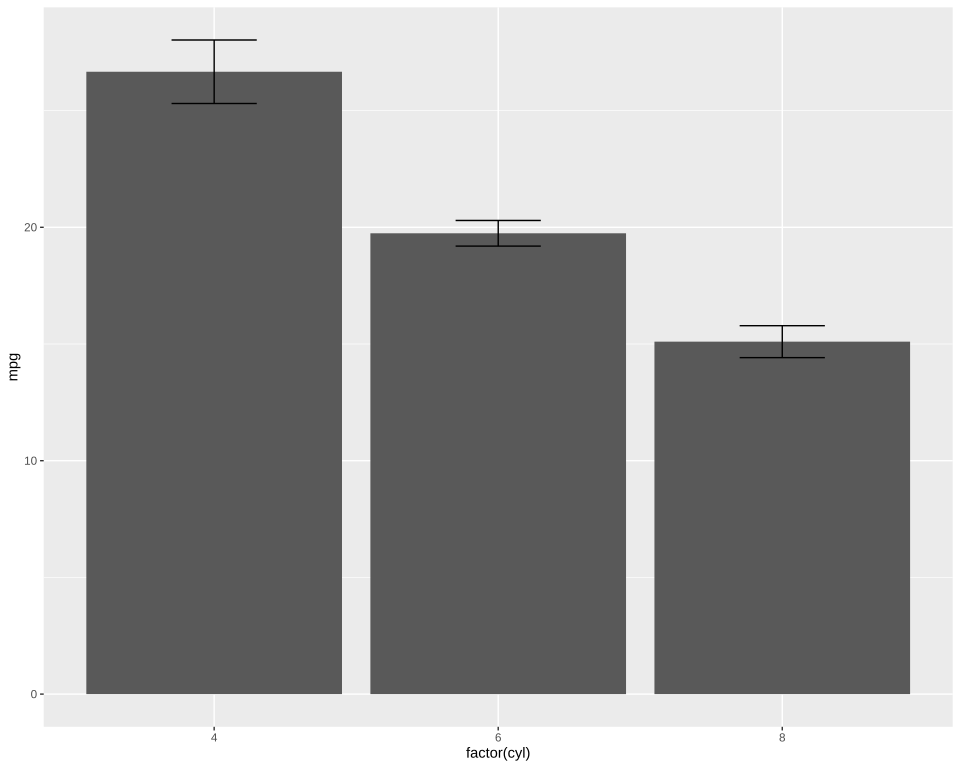

R code for this plot:
# The plot test/golden/summary_bar.svg draws, drawn by ggplot2 itself, as ggplot2's own visual tests
# draw their snapshots: the independent check on that golden whenever it changes. The suite never
# runs this; it needs R, ggplot2 and vdiffr, saved as the Docker image giggly-r:ggplot2-4.0.3. From
# the repository's root:
#
#   docker run --rm -v "$PWD/test/golden":/golden:ro giggly-r:ggplot2-4.0.3 \
#     Rscript /golden/summary_bar.R > summary_bar.ggplot2.svg
#
# and compare the two drawings element by element, as test/golden/point.R does.
#
# Bars of each cylinder count's mean mpg, as the reference page draws diamonds' mean prices, with
# error bars of its standard error over them.
# First checked with ggplot2 4.0.3 and vdiffr 1.0.9: every element and clip path matches, the x
# axis drawn before the y as in test/golden/point.R.

library(ggplot2)

plot <- ggplot(mtcars, aes(factor(cyl), mpg)) +
  stat_summary(fun = "mean", geom = "bar") +
  stat_summary(geom = "errorbar", width = 0.3) +
  theme_gray()

file <- tempfile(fileext = ".svg")
vdiffr::write_svg(plot, file)
cat(readLines(file), sep = "\n")
